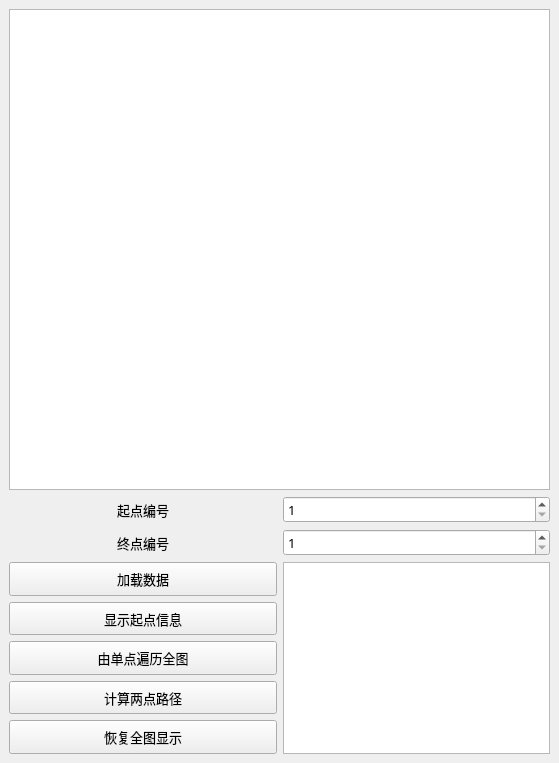
<?xml version="1.0" encoding="UTF-8"?>
<ui version="4.0">
 <class>MainWindow</class>
 <widget class="QMainWindow" name="MainWindow">
  <property name="geometry">
   <rect>
    <x>0</x>
    <y>0</y>
    <width>559</width>
    <height>763</height>
   </rect>
  </property>
  <property name="windowTitle">
   <string>北交自助游 -23301171</string>
  </property>
  <widget class="QWidget" name="centralwidget">
   <layout class="QVBoxLayout" name="verticalLayout">
    <item>
     <widget class="QGraphicsView" name="graphicsView">
      <property name="sizePolicy">
       <sizepolicy hsizetype="Expanding" vsizetype="Expanding">
        <horstretch>0</horstretch>
        <verstretch>0</verstretch>
       </sizepolicy>
      </property>
      <property name="font">
       <font>
        <family>Microsoft YaHei</family>
        <pointsize>10</pointsize>
       </font>
      </property>
     </widget>
    </item>
    <item>
     <layout class="QGridLayout" name="gridLayout">
      <item row="0" column="0">
       <widget class="QLabel" name="label">
        <property name="font">
         <font>
          <family>Microsoft YaHei</family>
          <pointsize>10</pointsize>
         </font>
        </property>
        <property name="text">
         <string>起点编号</string>
        </property>
        <property name="alignment">
         <set>Qt::AlignmentFlag::AlignCenter</set>
        </property>
       </widget>
      </item>
      <item row="2" column="1">
       <widget class="QSpinBox" name="endIndex">
        <property name="font">
         <font>
          <family>Microsoft YaHei</family>
          <pointsize>10</pointsize>
         </font>
        </property>
        <property name="minimum">
         <number>1</number>
        </property>
        <property name="maximum">
         <number>10</number>
        </property>
       </widget>
      </item>
      <item row="0" column="1">
       <widget class="QSpinBox" name="startIndex">
        <property name="font">
         <font>
          <family>Microsoft YaHei</family>
          <pointsize>10</pointsize>
         </font>
        </property>
        <property name="minimum">
         <number>1</number>
        </property>
        <property name="maximum">
         <number>10</number>
        </property>
       </widget>
      </item>
      <item row="2" column="0">
       <widget class="QLabel" name="label_2">
        <property name="font">
         <font>
          <family>Microsoft YaHei</family>
          <pointsize>10</pointsize>
         </font>
        </property>
        <property name="text">
         <string>终点编号</string>
        </property>
        <property name="alignment">
         <set>Qt::AlignmentFlag::AlignCenter</set>
        </property>
       </widget>
      </item>
     </layout>
    </item>
    <item>
     <layout class="QHBoxLayout" name="horizontalLayout">
      <item>
       <layout class="QVBoxLayout" name="verticalLayout_2">
        <item>
         <widget class="QPushButton" name="loadButton">
          <property name="sizePolicy">
           <sizepolicy hsizetype="Preferred" vsizetype="Preferred">
            <horstretch>0</horstretch>
            <verstretch>0</verstretch>
           </sizepolicy>
          </property>
          <property name="font">
           <font>
            <family>Microsoft YaHei</family>
            <pointsize>10</pointsize>
           </font>
          </property>
          <property name="text">
           <string>加载数据</string>
          </property>
         </widget>
        </item>
        <item>
         <widget class="QPushButton" name="startInfoButton">
          <property name="sizePolicy">
           <sizepolicy hsizetype="Preferred" vsizetype="Preferred">
            <horstretch>0</horstretch>
            <verstretch>0</verstretch>
           </sizepolicy>
          </property>
          <property name="font">
           <font>
            <family>Microsoft YaHei</family>
            <pointsize>10</pointsize>
           </font>
          </property>
          <property name="text">
           <string>显示起点信息</string>
          </property>
         </widget>
        </item>
        <item>
         <widget class="QPushButton" name="allRoutesButton">
          <property name="sizePolicy">
           <sizepolicy hsizetype="Preferred" vsizetype="Preferred">
            <horstretch>0</horstretch>
            <verstretch>0</verstretch>
           </sizepolicy>
          </property>
          <property name="font">
           <font>
            <family>Microsoft YaHei</family>
            <pointsize>10</pointsize>
           </font>
          </property>
          <property name="text">
           <string>由单点遍历全图</string>
          </property>
         </widget>
        </item>
        <item>
         <widget class="QPushButton" name="twoShortPathButton">
          <property name="sizePolicy">
           <sizepolicy hsizetype="Preferred" vsizetype="Preferred">
            <horstretch>0</horstretch>
            <verstretch>0</verstretch>
           </sizepolicy>
          </property>
          <property name="font">
           <font>
            <family>Microsoft YaHei</family>
            <pointsize>10</pointsize>
           </font>
          </property>
          <property name="text">
           <string>计算两点路径</string>
          </property>
         </widget>
        </item>
        <item>
         <widget class="QPushButton" name="multiShortPathButton">
          <property name="sizePolicy">
           <sizepolicy hsizetype="Preferred" vsizetype="Preferred">
            <horstretch>0</horstretch>
            <verstretch>0</verstretch>
           </sizepolicy>
          </property>
          <property name="font">
           <font>
            <family>Microsoft YaHei</family>
            <pointsize>10</pointsize>
           </font>
          </property>
          <property name="text">
           <string>恢复全图显示</string>
          </property>
         </widget>
        </item>
       </layout>
      </item>
      <item>
       <layout class="QVBoxLayout" name="verticalLayout_3">
        <item>
         <widget class="QPlainTextEdit" name="msgArea">
          <property name="sizePolicy">
           <sizepolicy hsizetype="Preferred" vsizetype="Preferred">
            <horstretch>0</horstretch>
            <verstretch>0</verstretch>
           </sizepolicy>
          </property>
          <property name="font">
           <font>
            <family>Microsoft YaHei</family>
            <pointsize>10</pointsize>
           </font>
          </property>
          <property name="readOnly">
           <bool>true</bool>
          </property>
         </widget>
        </item>
       </layout>
      </item>
     </layout>
    </item>
   </layout>
  </widget>
  <action name="action">
   <property name="text">
    <string>加载数据</string>
   </property>
  </action>
 </widget>
 <resources/>
 <connections/>
</ui>
